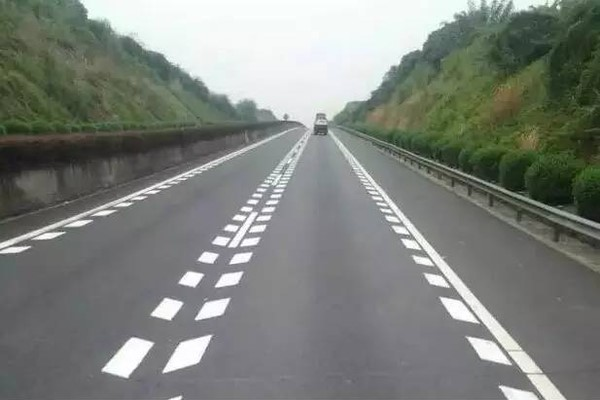
#> input picture Exp2/test.jpg, 600 x 400 px
$ python Exp-2.py
#> lines starting #> are read from the running program, lines starting #| are printed output that depends on the picture; after the words box and inside, x2 and y2 are one past the last pixel; in counts of white or black regions, pixels touching at a corner belong together
import cv2
import numpy as np


# ====================== 核心处理模块 ======================
# 核心函数：颜色筛选
def color_filter(img):
    """适配该图的颜色筛选：精准匹配黄色虚线+白色双白线"""
    hsv = cv2.cvtColor(img, cv2.COLOR_BGR2HSV)  # 将BGR色彩空间转为HSV（更利于颜色分割）

    # 白色车道线处理（右侧双白线）
    lower_white = np.array([0, 0, 180])  # 白色下限：H=0(全色), S=0(无饱和度), V=180(避免过亮)
    upper_white = np.array([180, 30, 255])  # 白色上限：H=180(全色), S=30(低饱和度), V=255(最大亮度)
    white_mask = cv2.inRange(hsv, lower_white, upper_white)  # 创建白色掩码（0=非白色, 255=白色）

    # 黄色车道线处理（中间虚线）
    lower_yellow = np.array([15, 80, 120])  # 黄色下限：H=15(黄), S=80(中饱和度), V=120(中亮度)
    upper_yellow = np.array([35, 255, 255])  # 黄色上限：H=35(黄), S=255(高饱和度), V=255(最大亮度)
    yellow_mask = cv2.inRange(hsv, lower_yellow, upper_yellow)  # 创建黄色掩码

    # 合并掩码（同时保留黄色和白色车道线）
    mask = cv2.bitwise_or(white_mask, yellow_mask)  # 逻辑或：白色+黄色区域=255
    filtered_img = cv2.bitwise_and(img, img, mask=mask)  # 应用掩码：仅保留目标颜色
    return filtered_img


# 核心函数：定义感兴趣区域(ROI)（排除道路外干扰）
def region_of_interest(img):
    """适配该图的ROI：覆盖道路区域，排除两侧建筑/树木"""
    height, width = img.shape[:2]  # 获取图像高度和宽度

    # 定义道路区域多边形（"远窄近宽"视角）
    # 顶点坐标：[左下, 左上(顶部收窄), 右上, 右下]
    roi_vertices = np.array([
        [(0, height),  # 左下角（图像最左下点）
         (width * 0.3, height * 0.4),  # 左上（顶部高度=图像40%处）
         (width * 0.7, height * 0.4),  # 右上（顶部高度=图像40%处）
         (width, height)]  # 右下角（图像最右下点）
    ], dtype=np.int32)  # 强制转为整数坐标

    mask = np.zeros_like(img)  # 创建与原图同尺寸的黑色掩码
    cv2.fillPoly(mask, [roi_vertices], 255)  # 填充多边形（道路区域=255）
    masked_img = cv2.bitwise_and(img, mask)  # 应用掩码：仅保留道路区域
    return masked_img


# 核心函数：分离左右车道线（区分左侧边线+中间黄线 vs 右侧双白线）
def separate_left_right_lines(lines, img_shape):
    """适配该图的车道线分类：区分'左侧边线+中间黄线'（负斜率）与'右侧双白线'（正斜率）"""
    left_lines = []  # 存储左侧车道线（含左侧白线+中间黄线）
    right_lines = []  # 存储右侧车道线（右侧双白线）
    height, width = img_shape[:2]  # 获取图像尺寸

    if lines is None:
        return left_lines, right_lines  # 无检测到线条时直接返回空列表

    for line in lines:
        # 解析线段坐标(x1,y1,x2,y2)
        x1, y1, x2, y2 = line.reshape(4)
        # 避免除以零（垂直线）
        if x2 - x1 == 0:
            continue
        # 计算斜率（y变化量/x变化量）
        slope = (y2 - y1) / (x2 - x1)

        # 过滤近乎水平的干扰线（该图车道线斜率较陡）
        if abs(slope) < 0.6:
            continue

        # 分类：负斜率=左侧车道线（向左倾斜），正斜率=右侧车道线（向右倾斜）
        if slope < 0:
            left_lines.append((x1, y1, x2, y2))
        else:
            right_lines.append((x1, y1, x2, y2))
    return left_lines, right_lines


# 核心函数：霍夫变换直线检测（适配黄色虚线分段特征）
def hough_line_detection(img):
    """使用霍夫变换进行直线检测，参数调整以适应黄色虚线特征"""
    lines = cv2.HoughLinesP(
        img,
        rho=1,  # 间距精度（像素单位）
        theta=np.pi / 180,  # 角度精度（1度）
        threshold=25,  # 检测阈值（降低阈值以识别短虚线）
        minLineLength=30,  # 最小线段长度（30像素，适配短虚线）
        maxLineGap=40  # 最大间隙（40像素，允许拼接虚线分段）
    )
    return lines


# ====================== 辅助处理函数 ======================
# 转换为灰度图（边缘检测前必需）
def grayscale(img):
    return cv2.cvtColor(img, cv2.COLOR_BGR2GRAY)  # 降低计算复杂度


# 高斯模糊（减少噪声干扰）
def gaussian_blur(img, kernel_size=7):
    return cv2.GaussianBlur(img, (kernel_size, kernel_size), 0)  # 7x7核，标准差=0


# Canny边缘检测（关键步骤：提取清晰边缘）
def canny_edge(img, low_threshold=30, high_threshold=100):
    return cv2.Canny(img, low_threshold, high_threshold)  # 低阈值30, 高阈值100


# 形态学增强（连接断开的边缘）
def morphological_enhance(img):
    kernel = np.ones((3, 3), np.uint8)  # 3x3卷积核
    return cv2.dilate(img, kernel, iterations=1)  # 膨胀操作（扩大边缘）


# 拟合车道线（用多项式拟合所有点）
def fit_lane_line(points, img_shape):
    """对检测到的车道线点进行直线拟合"""
    if len(points) == 0:
        return None  # 无有效点时返回None

    x, y = [], []  # 存储所有点的坐标
    for (x1, y1, x2, y2) in points:
        x.extend([x1, x2])  # 收集x坐标
        y.extend([y1, y2])  # 收集y坐标

    # 用y作为自变量，x作为因变量拟合直线（y在图像高度方向）
    fit = np.polyfit(y, x, 1)  # 一阶多项式拟合（直线）
    fit_fn = np.poly1d(fit)  # 生成多项式函数

    # 定义拟合直线的起点和终点（从道路顶部到图像底部）
    y_min = int(img_shape[0] * 0.4)  # 从图像高度40%处开始（避开顶部干扰）
    y_max = img_shape[0]  # 图像底部
    x_min = int(fit_fn(y_min))  # 计算起点x坐标
    x_max = int(fit_fn(y_max))  # 计算终点x坐标
    return (x_min, y_min, x_max, y_max)  # 返回拟合直线的起点和终点


# 绘制拟合后的车道线
def draw_fitted_lanes(img, left_line, right_line):
    """在原始图像上绘制拟合的车道线"""
    lane_img = np.zeros_like(img)  # 创建与原图同尺寸的黑色图像

    # 绘制左侧车道线（绿色，粗细12像素）
    if left_line is not None:
        cv2.line(lane_img, (left_line[0], left_line[1]),
                 (left_line[2], left_line[3]), (0, 255, 0), 12)

    # 绘制右侧车道线（绿色，粗细12像素）
    if right_line is not None:
        cv2.line(lane_img, (right_line[0], right_line[1]),
                 (right_line[2], right_line[3]), (0, 255, 0), 12)

    # 将车道线叠加到原图（0.8透明度）
    return cv2.addWeighted(img, 0.8, lane_img, 1, 0)


# ====================== 主流程 ======================
if __name__ == "__main__":
    img_path = "test.jpg"  # 测试图像路径（需替换为实际路径）
    img = cv2.imread(img_path)
#> img is the input picture: shape (400, 600, 3); mean B, G, R 124.2, 129.9, 125.6
    if img is None:
        raise ValueError(f"无法读取图像，请检查路径：{img_path}")

    img_copy = np.copy(img)  # 避免修改原始图像
    img_shape = img_copy.shape  # 获取图像尺寸（高度, 宽度, 通道数）
#> img_shape = (400, 600, 3)

    # ====================== 核心处理流程 ======================
    # 1. 颜色筛选：保留黄线+白线
    filtered_img = color_filter(img_copy)
#> in color_filter, `hsv = cv2.cvtColor(img, cv2.COLOR_BGR2HSV)`: hsv: shape (400, 600, 3); mean H, S, V 77.5, 26.8, 131.5
#> in color_filter, `white_mask = cv2.inRange(hsv, lower_white, upper_white)`:
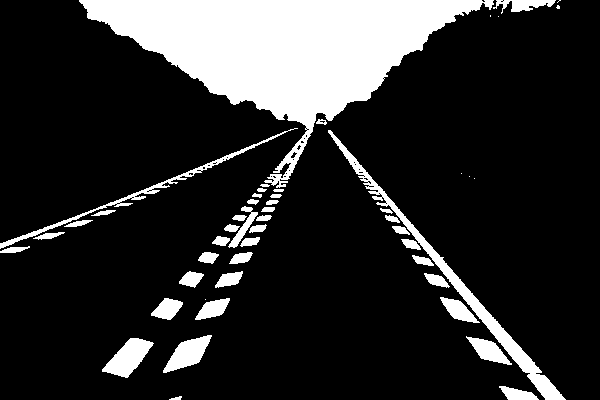
#> white_mask: shape (400, 600); 17.5% white; 50 white regions (8 under 20 px), largest, box (x1, y1, x2, y2) and area: (79, 0, 494, 188) 29374, (328, 130, 566, 400) 3355, (0, 128, 298, 249) 1244
#> in color_filter, `yellow_mask = cv2.inRange(hsv, lower_yellow, upper_yellow)`:
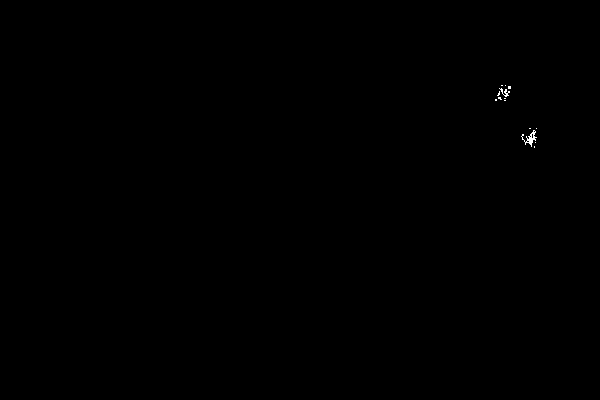
#> yellow_mask: shape (400, 600); 0.07% white in thin lines or dots, all inside (x1, y1, x2, y2) = (495, 85, 537, 148)
#> in color_filter, `filtered_img = cv2.bitwise_and(img, img, mask=mask)`:
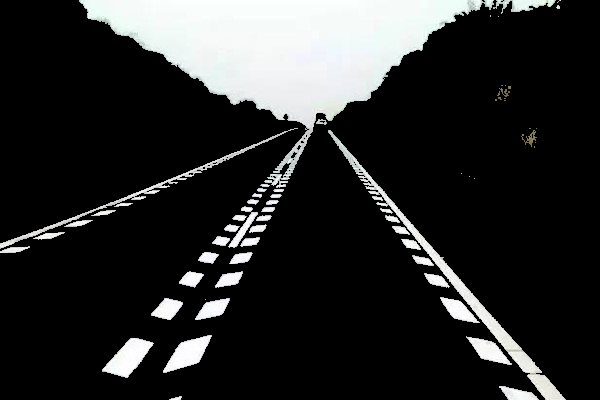
#> filtered_img: shape (400, 600, 3); mean B, G, R 42.1, 42.2, 41.5

    # 2. 转灰度图（边缘检测必需）
    gray_img = grayscale(filtered_img)

    # 3. 高斯模糊（减少噪声）
    blur_img = gaussian_blur(gray_img)

    # 4. Canny边缘检测（提取清晰边缘）
    edge_img = canny_edge(blur_img)
#> in canny_edge, `return cv2.Canny(img, low_threshold, high_threshold)`: returned value: shape (400, 600); 2.3% white in thin lines or dots

    # 5. 形态学增强（连接断开的边缘）
    enhance_img = morphological_enhance(edge_img)
#> in morphological_enhance, `return cv2.dilate(img, kernel, iterations=1)`: returned value: shape (400, 600); 7.1% white; 16 white regions (1 under 20 px), largest, box (x1, y1, x2, y2) and area: (78, 0, 563, 249) 5510, (327, 129, 566, 400) 4944, (0, 125, 300, 255) 3349

    # 6. ROI裁剪（仅保留道路区域）
    roi_img = region_of_interest(enhance_img)
#> in region_of_interest, `cv2.fillPoly(mask, [roi_vertices], 255)`:
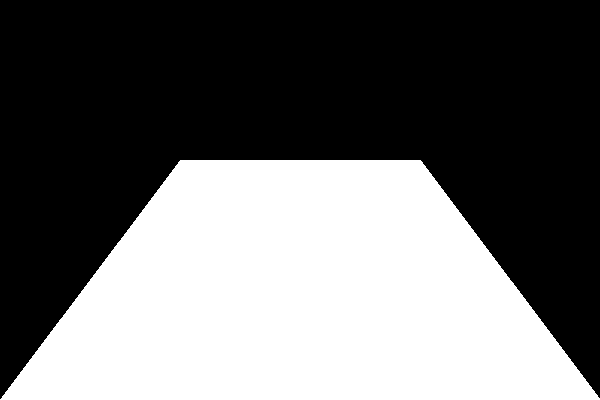
#> mask: shape (400, 600); 42.1% white; 1 white region, box (x1, y1, x2, y2) and area: (0, 160, 600, 400) 101009
#> in region_of_interest, `masked_img = cv2.bitwise_and(img, mask)`:
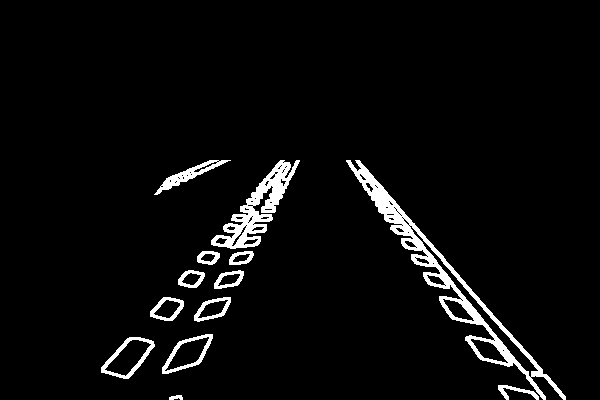
#> masked_img: shape (400, 600); 4.3% white; 13 white regions, largest, box (x1, y1, x2, y2) and area: (346, 160, 566, 400) 4625, (211, 160, 300, 249) 2360, (154, 160, 231, 195) 604

    # 7. 霍夫变换检测直线
    lines = hough_line_detection(roi_img)
#> in hough_line_detection, `lines = cv2.HoughLinesP( img, rho=1,`: lines = 74 rows, first 6: [360, 169, 545, 397], [350, 160, 543, 399], [357, 160, 564, 399], [182, 399, 299, 160], [101, 367, 290, 164], [101, 372, 297, 162]

    # 8. 分离左右车道线
    left_lines, right_lines = separate_left_right_lines(lines, img_shape)
#> the loop in separate_left_right_lines, `for line in lines:` made 74 passes
#> (x1, y1, x2, y2, slope) on passes 1 to 12: (360, 169, 545, 397, 1.23), (350, 160, 543, 399, 1.24), (357, 160, 564, 399, 1.15), (182, 399, 299, 160, -2.04), (101, 367, 290, 164, -1.07), (101, 372, 297, 162, -1.07), (346, 160, 538, 397, 1.23), (355, 160, 563, 399, 1.15), (162, 372, 290, 167, -1.6), (348, 164, 538, 399, 1.24), (359, 160, 565, 397, 1.15), (349, 160, 542, 398, 1.23)
#> after the loop in separate_left_right_lines, `for line in lines:`: left_lines = 38 items, first 6: (182, 399, 299, 160), (101, 367, 290, 164), (101, 372, 297, 162), (162, 372, 290, 167), (162, 368, 289, 164), (128, 378, 285, 162); right_lines = 27 items, first 6: (360, 169, 545, 397), (350, 160, 543, 399), (357, 160, 564, 399), (346, 160, 538, 397), (355, 160, 563, 399), (348, 164, 538, 399)

    # 9. 拟合左右车道线
    left_lane = fit_lane_line(left_lines, img_shape)
#> the loop in fit_lane_line, `for (x1, y1, x2, y2) in points:` made 38 passes
#> (x1, y1, x2, y2) on passes 1 to 12: (182, 399, 299, 160), (101, 367, 290, 164), (101, 372, 297, 162), (162, 372, 290, 167), (162, 368, 289, 164), (128, 378, 285, 162), (182, 368, 297, 160), (127, 378, 284, 162), (104, 368, 277, 169), (101, 370, 283, 160), (133, 373, 287, 162), (178, 370, 285, 178)
#> after the loop in fit_lane_line, `for (x1, y1, x2, y2) in points:`: x = 76 values, max 299 at index 1, min 101 at index 2, mean 220.3; y = 76 values, max 399 at index 0, min 160 at index 1, mean 263
#> in fit_lane_line, `fit = np.polyfit(y, x, 1)`: fit = [-0.666, 395.6]
#> in fit_lane_line, `x_min = int(fit_fn(y_min))`: x_min = 288
#> in fit_lane_line, `x_max = int(fit_fn(y_max))`: x_max = 129
#> left_lane = (288, 160, 129, 400)
    right_lane = fit_lane_line(right_lines, img_shape)
#> the loop in fit_lane_line (call 2), `for (x1, y1, x2, y2) in points:` made 27 passes
#> (x1, y1, x2, y2) on passes 1 to 12: (360, 169, 545, 397), (350, 160, 543, 399), (357, 160, 564, 399), (346, 160, 538, 397), (355, 160, 563, 399), (348, 164, 538, 399), (359, 160, 565, 397), (349, 160, 542, 398), (364, 189, 502, 387), (351, 169, 537, 399), (359, 169, 545, 399), (355, 175, 518, 391)
#> right_lane = (347, 160, 538, 400)

    # 10. 绘制最终车道线
    result_img = draw_fitted_lanes(img_copy, left_lane, right_lane)
#> in draw_fitted_lanes, `cv2.line(lane_img, (right_line[0], right_line[1]), (right_line[2], rig..`:
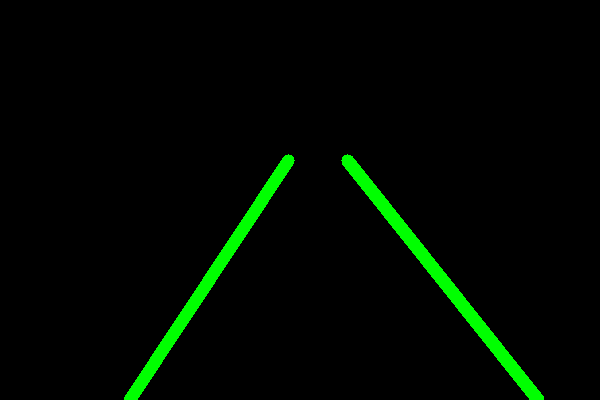
#> lane_img: shape (400, 600, 3); mean of channels 0, 1, 2 0, 8.2, 0; drawn as B, G, R
#> in draw_fitted_lanes, `return cv2.addWeighted(img, 0.8, lane_img, 1, 0)`:
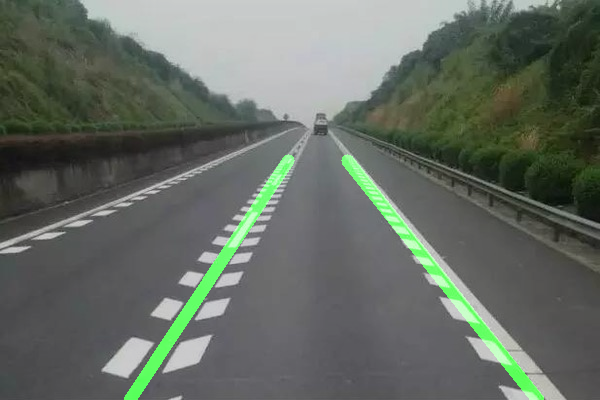
#> returned value: shape (400, 600, 3); mean of channels 0, 1, 2 99.3, 107.9, 100.4; drawn as B, G, R

    # ====================== 结果输出 ======================
    save_path = "lane_result_for_this_img.jpg"  # 保存路径
    cv2.imwrite(save_path, result_img)  # 保存结果图像
    print(f"结果图像已保存到项目目录：{save_path}")

    # 显示结果
    cv2.imshow("Lane Detection Result", result_img)
    cv2.waitKey(0)  # 等待按键
    cv2.destroyAllWindows()  # 关闭所有窗口
